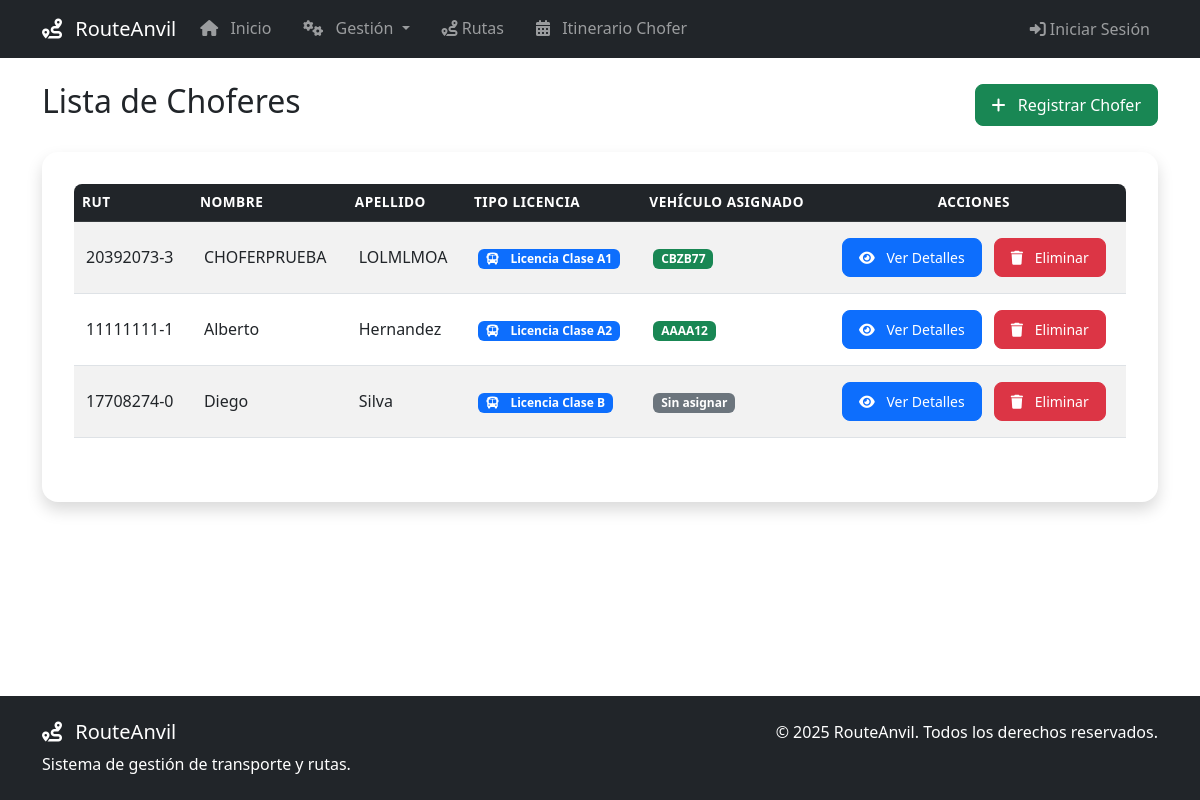
Screenshot of /choferes/ with the database file from the repository.
### RouteAnvil/models.py (models this page shows, shortened)
class Chofer(models.Model):
    id_chofer = models.UUIDField(primary_key=True, default=uuid.uuid4, verbose_name="ID Chofer")
    rut = models.CharField(max_length=12, unique=True, verbose_name="RUT")
    nombre = models.CharField(max_length=45, verbose_name="Nombre")
    apellido = models.CharField(max_length=45, verbose_name="Apellido")
    tipo_licencia = models.CharField(max_length=2, choices=tipo_licencia, verbose_name="Tipo de Licencia")
    direccion = models.CharField(max_length=45, verbose_name="Direccion")
    fecha_ultimo_control = models.DateField(verbose_name="Fecha Ultimo Control")
    fecha_proximo_control = models.DateField(verbose_name="Fecha Proximo Control")
    id_vehiculo = models.ForeignKey('Vehiculo', on_delete=models.SET_NULL, null=True, blank=True, verbose_name="Vehiculo Asignado")
    class Meta:
        verbose_name = "Chofer"
        verbose_name_plural = "Choferes"

class Vehiculo(models.Model):
    id_vehiculo = models.UUIDField(primary_key=True, default=uuid.uuid4, verbose_name="ID Vehiculo")
    patente = models.CharField(max_length=7, unique=True, verbose_name="Patente")
    marca = models.CharField(max_length=45, verbose_name="Marca")
    modelo = models.CharField(max_length=45, verbose_name="Modelo")
    anio = models.IntegerField(verbose_name="Año")
    capacidad = models.IntegerField(verbose_name="Capacidad")
    estado = models.CharField(max_length=1, choices=estado, default='A', verbose_name="Estado")
    revision_tecnica = models.DateField(verbose_name="Revision Tecnica")
    proxima_revision = models.DateField(verbose_name="Proxima Revision")

### RouteAnvil/views.py (the view)
# urls.py: path('choferes/', views.chofer_lista, name='chofer_lista'),
def chofer_lista(request):
    choferes = Chofer.objects.all()
    return render(request, 'choferes/chofer_lista.html', {'choferes': choferes})

### RouteAnvil/templates/choferes/chofer_lista.html (shortened to what this page needs)
{% extends "base.html" %}
{% load static %}
{% block contenido %}
<div class="d-flex justify-content-between align-items-center mb-4">
    <h2 class="text-dark">Lista de Choferes</h2>
    <a href="{% url 'chofer_crear' %}" class="btn btn-success">
        <i class="fas fa-plus"></i> Registrar Chofer
    </a>
</div>
<div class="card shadow">
    <div class="card-body">
        {% if choferes %}
            <div class="table-responsive">
                <table class="table table-striped table-hover">
                    <thead class="table-dark">
                        <tr>
                            <th scope="col">RUT</th>
                            <th scope="col">Nombre</th>
                            <th scope="col">Apellido</th>
                            <th scope="col">Tipo Licencia</th>
                            <th scope="col">Vehículo Asignado</th>
                            <th scope="col" class="text-center">Acciones</th>
                        </tr>
                    </thead>
                    <tbody>
                    {% for chofer in choferes %}
                        <tr>
                            <td>{{ chofer.rut }}</td>
                            <td>{{ chofer.nombre }}</td>
                            <td>{{ chofer.apellido }}</td>
                            <td>
                                <span class="badge bg-primary">
                                    <i class="fas fa-bus"></i> {{ chofer.get_tipo_licencia_display }}
                                </span>
                            </td>
                            <td>
                                {% if chofer.id_vehiculo %}
                                    <span class="badge bg-success">{{ chofer.id_vehiculo.patente }}</span>
                                {% else %}
                                    <span class="badge bg-secondary">Sin asignar</span>
                                {% endif %}
                            </td>
                            <td class="text-center">
                                <a href="{% url 'chofer_detalle' chofer.id_chofer %}"
                                   class="btn btn-primary btn-sm me-2">
                                    <i class="fas fa-eye"></i> Ver Detalles
                                </a>
                                <form method="post" action="{% url 'chofer_eliminar' chofer.id_chofer %}"
                                      style="display: inline-block;"
                                      onsubmit="return confirm('¿Estás seguro de que deseas eliminar este chofer?')">
                                    <button type="submit" class="btn btn-danger btn-sm">
                                        <i class="fas fa-trash"></i> Eliminar
                                    </button>
                                </form>
                            </td>
                        </tr>
                    {% endfor %}
                    </tbody>
                </table>
            </div>
        {% else %}
            <div class="alert alert-info text-center" role="alert">
                <i class="fas fa-info-circle"></i>
                <h5>No hay choferes registrados</h5>
            </div>
        {% endif %}
    </div>
</div>
{% endblock contenido %}

### RouteAnvil/static/css/style.css (style rules this page uses)
.table-responsive { border-radius: 0.5rem; overflow: hidden; }
.card { border: none; border-radius: 1rem; margin-bottom: 3rem; }
.card-body { padding: 2rem; margin-bottom: 1rem; }
.btn { border-radius: 0.5rem; padding: 0.5rem 1rem; transition: all 0.3s ease; }
.table th { font-weight: 600; text-transform: uppercase; font-size: 0.85rem; letter-spacing: 0.5px; }
.table td { vertical-align: middle; padding: 1rem 0.75rem; }
.fas { margin-right: 0.5rem; }
html, body { height: 100%; }
body { display: flex; flex-direction: column; }

### rows the page displays
Chofer: rut "20392073-3", nombre "CHOFERPRUEBA", apellido "LOLMLMOA", tipo_licencia "Licencia Clase A1", id_vehiculo.patente "CBZB77"
Chofer: rut "11111111-1", nombre "Alberto", apellido "Hernandez", tipo_licencia "Licencia Clase A2", id_vehiculo.patente "AAAA12"
Chofer: rut "17708274-0", nombre "Diego", apellido "Silva", tipo_licencia "Licencia Clase B", shows "Sin asignar"
